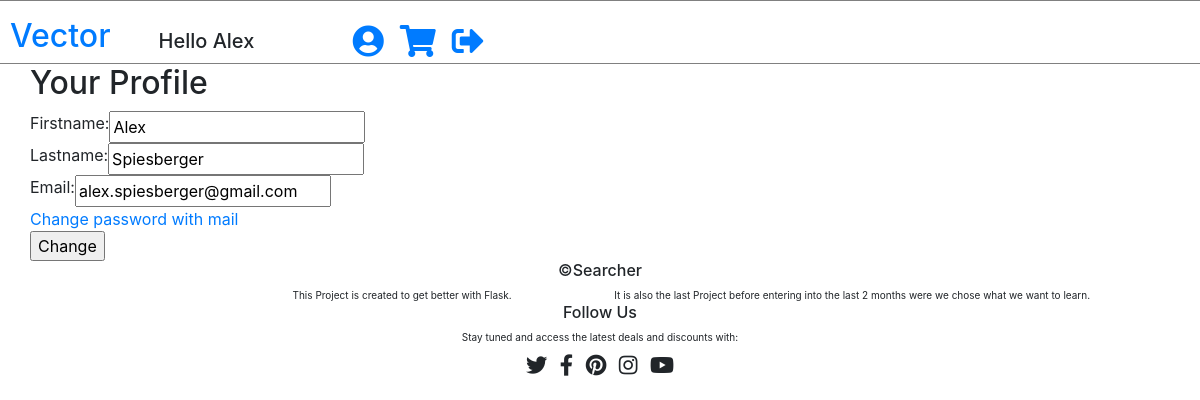
The app's page /change_profile (signed in), older data.
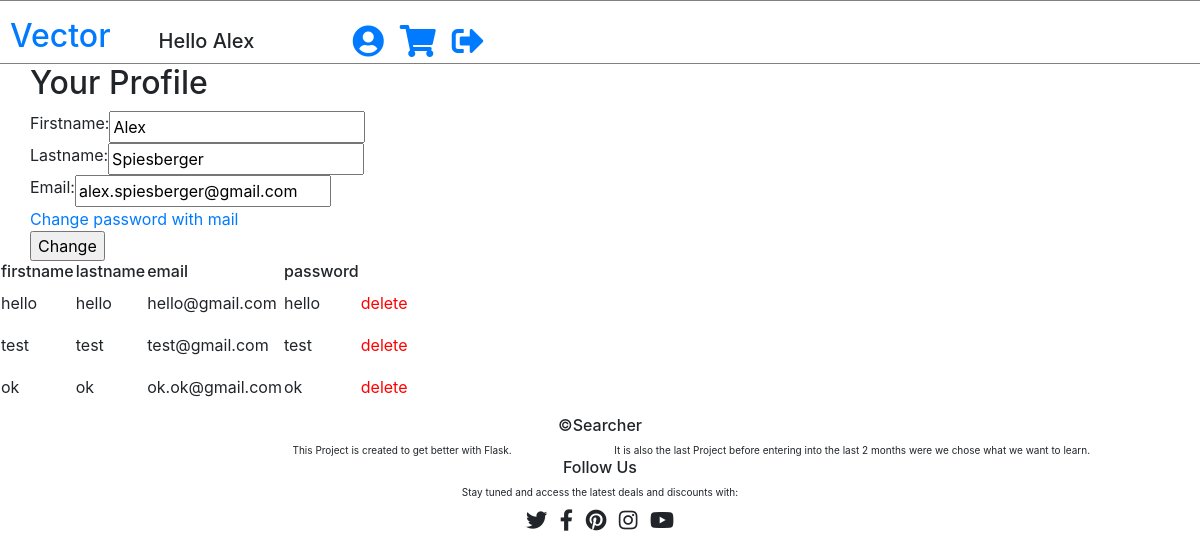
The same page, newer data.
### app.py (models this page shows, shortened)
class users(db.Model):
    _id = db.Column('id', db.Integer, primary_key = True)
    firstname = db.Column(db.String(100))
    lastname = db.Column(db.String(100))
    email = db.Column(db.String(100))
    password = db.Column(db.String(100))
    status = db.Column(db.String(100), default = 'guest')

### app.py (the view, shortened to what this page needs)
@app.route('/change_profile')
def change_profile():
    if 'firstname' in session:
        user = users.query.filter_by(firstname = session['firstname'], lastname = session['lastname']).first()
        firstname = user.firstname
        lastname = user.lastname
        email = user.email
        password = user.password
        if session['status'] == 'guest':
            return render_template('change_profile.html', firstname = firstname, lastname = lastname, email = email, navbarname = f"Hello {session['firstname']}")
        if session['status'] == 'admin':
            return render_template('change_profile.html', firstname = firstname, lastname = lastname, email = email, navbarname = f"Hello {session['firstname']}", users = users.query.filter_by(status = 'guest').all())

### templates/change_profile.html (shortened to what this page needs)
{% extends 'base.html' %}
{% block content %}
<div class="container">
    <div class="row">
        <div class="col-xs-4">
            <h2>Your Profile</h2>
        </div>
    </div>
    <form action="/change_profile_processing" method="POST">
        <div class="row">
            <label for="firstname">Firstname:</label>
            <input type="text" name="firstname" value="{{ firstname }}">
        </div>
        <div class="row">
            <label for="lastname">Lastname:</label>
            <input type="text" name="lastname" value="{{ lastname }}">
        </div>
        <div class="row">
            <label for="email">Email:</label>
            <input type="text" name="email" value="{{ email }}">
        </div>
        <div class="row">
            <a href="/email_processing">Change password with mail</a>
        </div>
        <div class="row">
            <input type="submit" value="Change">
        </div>
    </form>
</div>
{% if users %}
    <table>
        <thead>
            <td><h6>firstname</h6></td>
            <td><h6>lastname</h6></td>
            <td><h6>email</h6></td>
            <td><h6>password</h6></td>
        </thead>
        <tbody>
            {% for user in users %}
            <tr>
                <td><p>{{ user.firstname }}</p></td>
                <td><p>{{ user.lastname }}</p></td>
                <td><p>{{ user.email }}</p></td>
                <td><p>{{ user.password }}</p></td>
                <td><a href="http://127.0.0.1:5000/delete_user?user_id={{ user._id }}"><p style="color: red;">delete</p></a></td>
            </tr>
            {% endfor %}
        </tbody>
    </table>
{% endif %}
{% endblock %}

Row changes from the older to the newer data that the page shows:
added users: firstname "hello", lastname "hello", email "hello@gmail.com", password "hello"
added users: firstname "test", lastname "test", email "test@gmail.com", password "test"
added users: firstname "ok", lastname "ok", email "ok.ok@gmail.com", password "ok"
Text that changed along with them:
text now shown: "firstname lastname email password"
